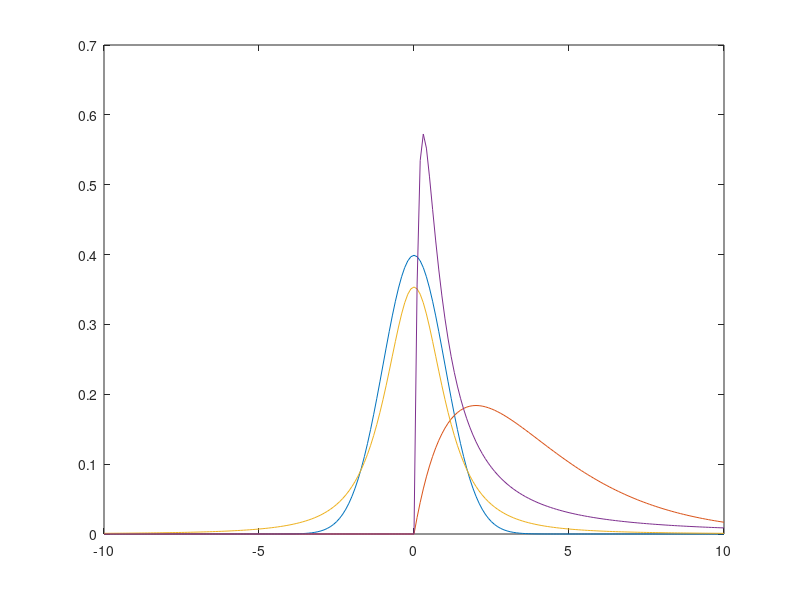

The MATLAB source for this figure: (Note: this script raises an error after producing the figure.)
x = -10:0.1:10
y = normpdf(x, 0, 1)
y1 = chi2pdf(x, 4)
y2 = tpdf(x, 2)
y3 = fpdf(x, 5, 2)
plot(x, y, x, y1, x, y2, x, y3)


printf("norm x <=0 : %f\n", normcdf(0,0,1) - normcdf(-inf, 0, 1))
printf("chi2 x <=0 : %f\n", chi2cdf(0, 4) - chi2cdf(-inf, 4))
printf("t x <=0 : %f\n", tcdf(0,2) - tcdf(-inf, 2))
printf("f x <=0 : %f\n", fcdf(0,5,2) - fcdf(-inf, 5, 2))
printf("norm x >1 : %f\n", (normcdf(inf,0,1) - normcdf(1, 0, 1)))
printf("chi2 x >1 : %f\n",  (chi2cdf(inf,4) - chi2cdf(1, 4)))
printf("t x >1 : %f\n",  (tcdf(inf,2) - tcdf(1, 2)))
printf("f x >1 : %f\n",  (fcdf(inf,5,2) - fcdf(1, 5, 2)))

norminv(X, 0, 1)